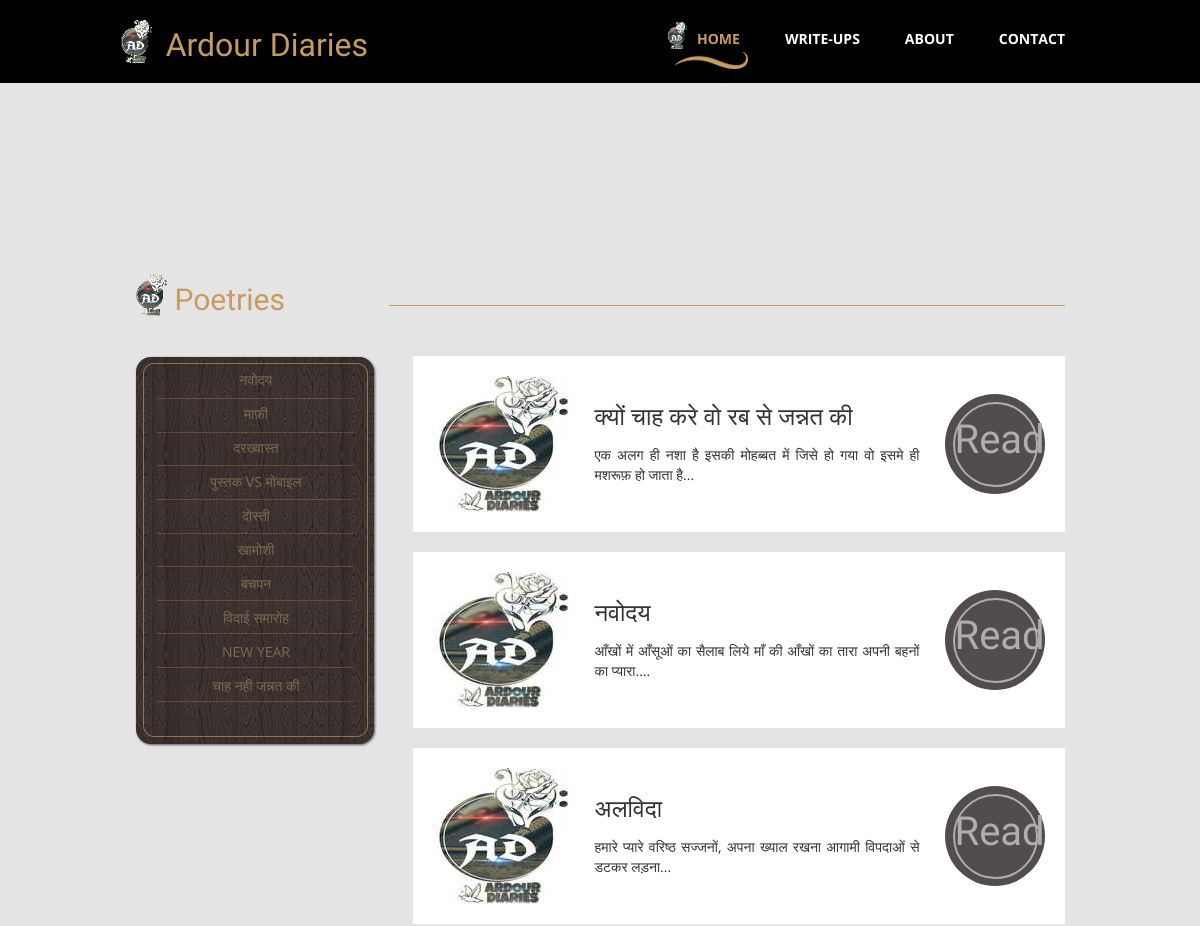
/poetries/ (upper part), run on an earlier commit of the app's database.
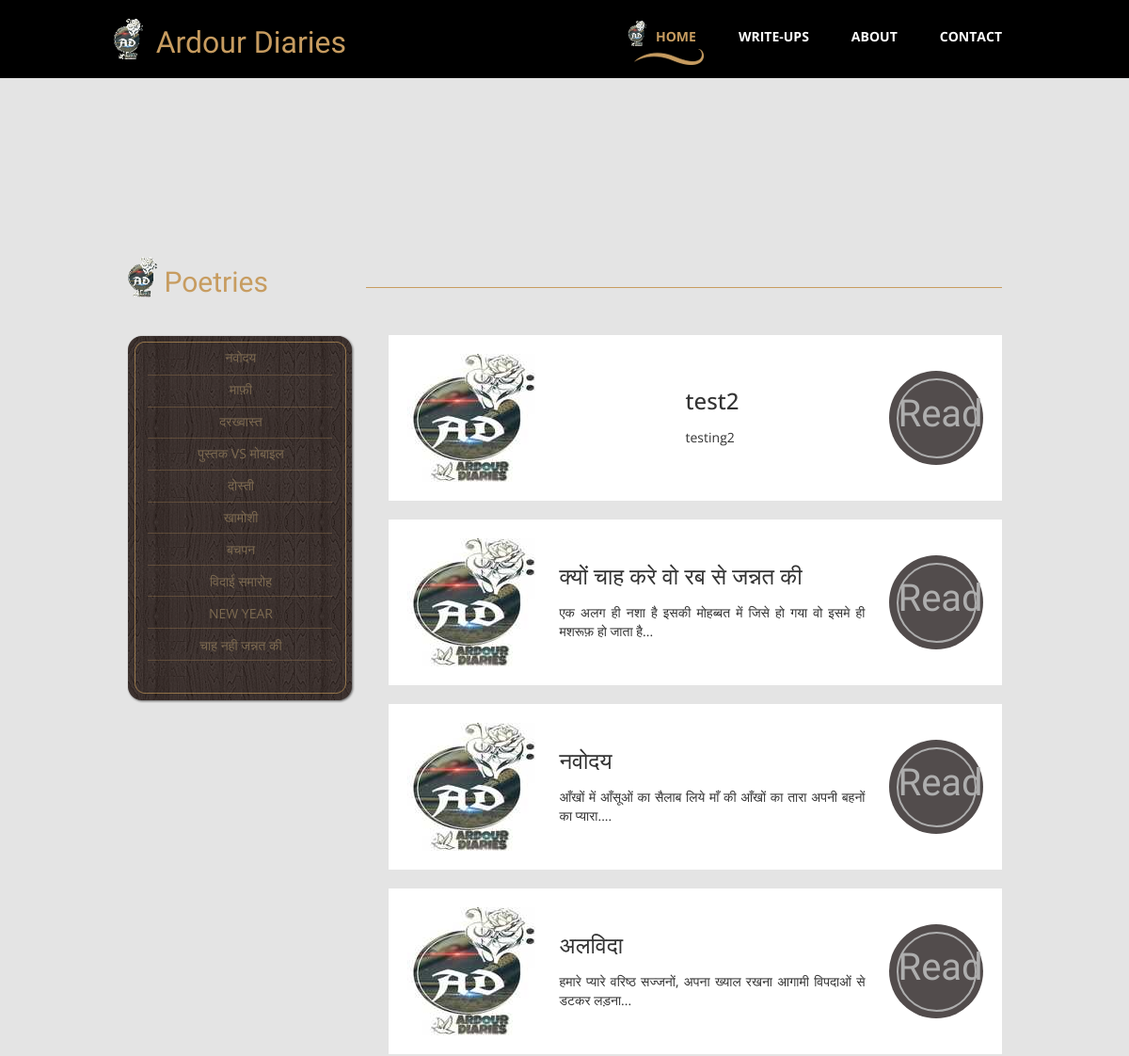
And on a later commit of the database.
### diaries/models.py (models this page shows, shortened)
class poems(models.Model):
    title = models.CharField(max_length=100, null=True)
    desc = models.TextField(max_length=500, null=True)
    content = models.TextField(max_length=5000, null=True)
    date_created = models.DateTimeField(auto_now_add=True, null=True)
    poems_image = models.ImageField(upload_to='poems',null=True, blank=True)
    insta_link = models.URLField(blank=True, null=True)
    fb_link = models.URLField(blank=True, null=True)
    class Meta:
        ordering = ["-date_created"]

### diaries/views.py (the view)
# urls.py: path('poetries/', views.poetries, name="poetries"),
def poetries(request):
    poem = poems.objects.all()
    return render(request, "poetries.html", {'poem': poem})

### templates/poetries.html
{% extends 'main.html' %}
{% block content %}
{% load static %}
    <div class="tm-main-section light-gray-bg">
      <div class="container" id="main">
        <section class="tm-section row">
          <div class="col-lg-12 tm-section-header-container margin-bottom-30">
            <h2 class="tm-section-header gold-text tm-handwriting-font"><img src="{% static 'img/logo.png' %}" alt="Logo" class="tm-site-logo"> Poetries</h2>
            <div class="tm-hr-container"><hr class="tm-hr"></div>
          </div>
          <div>
            <div class="col-lg-3 col-md-3">
              <div class="tm-position-relative margin-bottom-30">
                <nav class="tm-side-menu">
                  <ul>
                    <li><a href="/poetries/poeme/11">नवोदय</a></li>
                    <li><a href="/poetries/poeme/3">माफ़ी</a></li>
                    <li><a href="/poetries/poeme/1">दरख्वास्त</a></li>
                    <li><a href="/poetries/poeme/7">पुस्तक VS मोबाइल</a></li>
                    <li><a href="/poetries/poeme/8">दोस्ती</a></li>
                    <li><a href="/poetries/poeme/2">खामोशी</a></li>
                    <li><a href="/poetries/poeme/4">बचपन</a></li>
                    <li><a href="/poetries/poeme/10">विदाई समारोह</a></li>
                    <li><a href="/poetries/poeme/1">New Year</a></li>
                    <li><a href="/poetries/poeme/1"> चाह नही जन्नत की</a></li>
                  </ul>
                </nav>
                <img src="{% static 'img/vertical-menu-bg.png' %}" alt="Menu bg" class="tm-side-menu-bg">
              </div>
            </div>
            <div class="tm-menu-product-content col-lg-9 col-md-9">
            {% for i in poem %}
              <div class="tm-product">
                <img src="{% static 'img/logo1.jpeg' %}" alt="Poetries">
                <div class="tm-product-text">
                  <h3 class="tm-product-title">{{i.title}}</h3>
                  <p class="tm-product-description">{{i.desc}}</p>
                </div>
                <div class="tm-product-price">
                  <a href="/poetries/poeme/{{i.id}}" class="tm-product-price-link tm-handwriting-font">Read</a>
                </div>
              </div>
              {% endfor %}
            </div>
          </div>
        </section>
      </div>
    </div>
    {% endblock %}

What changed in the data, as far as the page shows it:
added poems: title "test2", desc "testing2"
